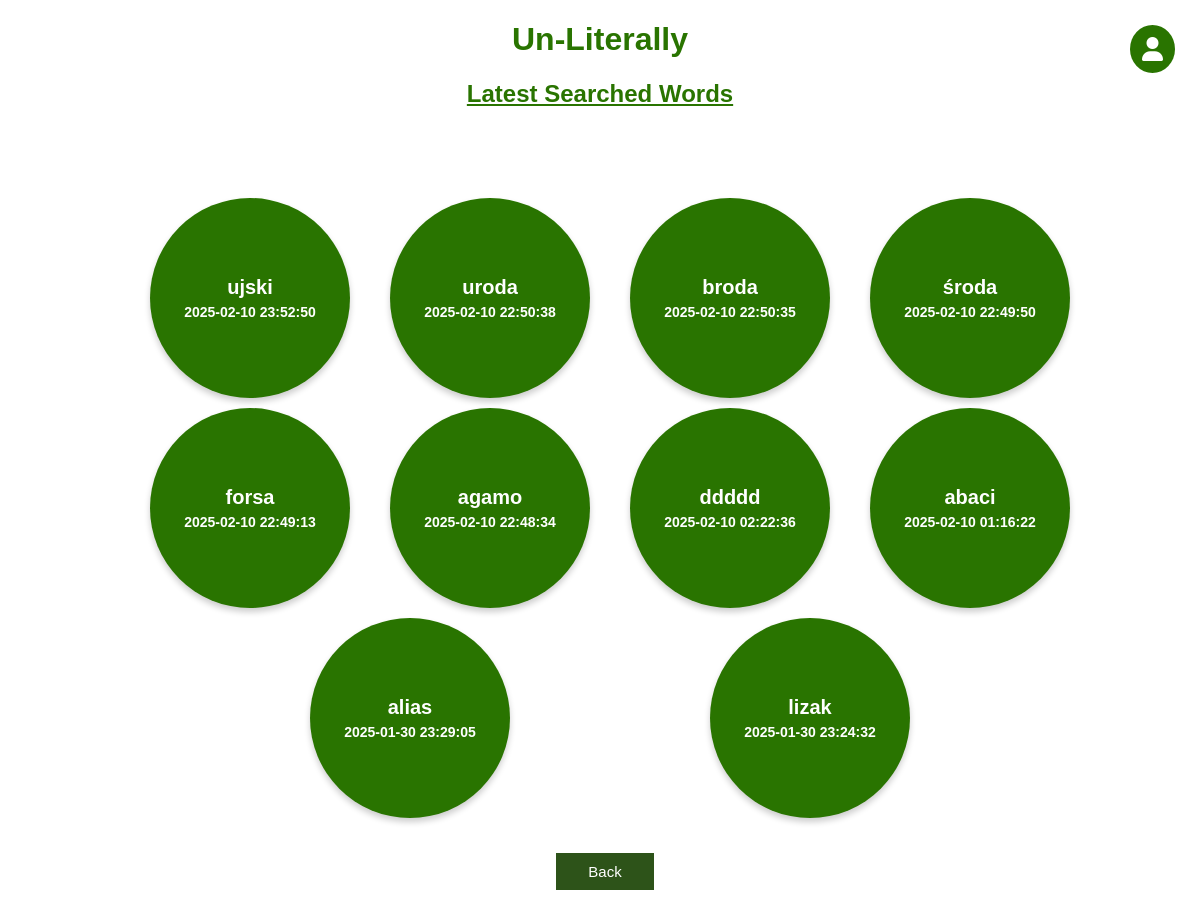
The page /top_10_latest_searched (signed in) on the database its author committed.
### app.py (models this page shows, shortened)
class Word(db.Model):
    id = db.Column(db.Integer, primary_key=True)
    content = db.Column(db.String(5), nullable=False, unique=True) # the word to be exact
    searched = db.Column(db.Integer, nullable=False)
    definition = db.Column(db.String(50000), nullable=True)
    last_search = db.Column(db.DateTime, nullable=True)
    last_as_word_of_the_day = db.Column(db.DateTime, nullable=True)
    last_as_word_of_literally = db.Column(db.DateTime, nullable=True)
    source = db.Column(db.String(500), nullable=False)
    added_by = db.Column(db.String(500), nullable=False)

### app.py (the view)
@app.route('/top_10_latest_searched')
@login_required
def top_10_latest_searched():
    if current_user.role_id != 3:
        try:
            column = request.args.get('column', 'LS')
            title = request.args.get('title', 'Latest Searched Words')
            result = get_latest(column=column)
            sorted_words = sorted(result, key=lambda x: x['last_search'], reverse=True)
            return render_template('bubbles.html', words=sorted_words, title=title, previous_page='bubble', column=column)
        except Exception as e:
            title = 'There was an issue dispaying plot'
            log_events(flag='ER?', title=title, description=e)
            return render_template('error_page.html', message=title)
    else:
        title = 'permission to see analysis module'
        log_events(flag='ER!', title=f'No {title}', description=None)
        return render_template('error_page.html', message=f'You dont have {title}')

### app.py (called while the page is built)
@login_manager.user_loader
def load_user(user_id):
    return User.query.get(user_id)

### templates/bubbles.html (shortened to what this page needs)
{% extends 'base.html' %}
{% block head %}
<link rel="stylesheet" href="https://cdnjs.cloudflare.com/ajax/libs/font-awesome/6.0.0-beta3/css/all.min.css">
{% endblock %}
{% block body %}
<div class="name">
    <h1 style="text-align: center; color: #297400; font-family: Arial; font-weight: bold;">Un-Literally</h1>
    <h2 style="text-align: center; color: #297400; text-decoration: underline; font-family: Arial; font-weight: bold;">{{ title }}</h2>
</div>
<div class="container_column">
    <div class="circle-container">
        {% for word in words %}
        <div class="circle-wrapper">
            <a href="/show/word_{{ word['id'] }}/{{ previous_page }}"></a>
            <div class="circle">
                <div class="content">{{ word['content'] }}</div>
                {% if column == 'LS' %}
                    <div class="date">{{ word['last_search'].strftime("%Y-%m-%d %H:%M:%S") }}</div>
                {% elif column == 'LWL' %}
                    <div class="date">{{ word['last_as_word_of_literally'].strftime("%Y-%m-%d %H:%M:%S") }}</div>
                {% elif column == 'LWD' %}
                    <div class="date">{{ word['last_as_word_of_the_day'].strftime("%Y-%m-%d %H:%M:%S") }}</div>
                {% endif %}
            </div>
        </div>
        {% endfor %}
    </div>
</div>
<div class="container_column">
    <button class="back_button" onclick="window.location='/analysis_bubbles_menu'" style="margin-left: 10px; margin-top: 25px;">Back</button>
</div>
<div class="user-dropdown-container">
    <button class="user-icon" onclick="toggleDropdown()">
        <i class="fas fa-user"></i>
    </button>
</div>
{% endblock %}

### templates/base.html (shortened to what this page needs)
<!DOCTYPE html>
<html lang="en">
    <head>
        <link rel="stylesheet" href="{{ url_for('static', filename='css/main.css') }}">
        {% block head %}{% endblock %}
    </head>
    <body>
        {% block body %}{% endblock %}
    </body>
</html>

### static/css/main.css (style rules this page uses)
body, html { margin: 0; font-family: sans-serif; background-color: #FFFFFF; }
.name { margin: 0 auto; width: 400px; }
.container_column { max-width: 800px; margin: auto; padding: 20px; display: flex; flex-wrap: wrap; justify-content: center; }
.back_button { background-color: #2d5319; border: none; color: white; padding: 10px 32px; text-align: center; text-decoration: none; display: inline-block; font-size: 15px; margin: 7px 0px 0px 0px; cursor: pointer; }
.container_column { display: flex; flex-direction: column; align-items: center; padding: 20px; margin: auto; max-width: 1000px; width: 90%; box-sizing: border-box; }
button { padding: 10px 20px; font-size: 16px; border: none; cursor: pointer; transition: background-color 0.3s; }
button, input[type="submit"] { padding: 15px 40px; font-size: 18px; border: none; cursor: pointer; transition: background-color 0.3s; }
.user-dropdown-container { position: absolute; top: 25px; right: 25px; }
.user-icon { background-color: #297400; color: white; border: none; padding: 12px; border-radius: 50%; font-size: 24px; cursor: pointer; display: flex; align-items: center; justify-content: center; }

### templates/bubbles.html (style rules this page uses)
.circle-container { display: flex; flex-wrap: wrap; justify-content: space-evenly; gap: 30px; margin-top: 20px; margin-bottom: 20px; }
.circle-wrapper { position: relative; width: 180px; height: 180px; }
.circle { width: 100%; height: 100%; border-radius: 50%; background-color: #297400; color: white; display: flex; flex-direction: column; justify-content: center; align-items: center; font-size: 16px; font-weight: bold; text-align: center; padding: 10px; box-shadow: 0px 4px 6px rgba(0, 0, 0, 0.2); transition: transform 0.3s ease-in-out; cursor: pointer; position: relative; z-index: 1; }
.circle-wrapper a { position: absolute; top: 0; left: 0; right: 0; bottom: 0; display: block; z-index: 2; }
.circle:nth-child(even) { margin-top: 30px; }
.circle .content { font-size: 20px; font-weight: bold; margin-bottom: 5px; }
.circle .date { font-size: 14px; }
a { text-decoration: none; }

### rows shown on the page
Word: content "broda", last_search "2025-02-10 22:50:35"
Word: content "agamo", last_search "2025-02-10 22:48:34"
Word: content "abaci", last_search "2025-02-10 01:16:22"
Word: content "alias", last_search "2025-01-30 23:29:05"

### other values the page prints
{{ title }} "Latest Searched Words"
{{ word['content'] }} "ujski" "uroda" "środa" "forsa" "ddddd" "lizak"
{{ word['last_search'].strftime("%Y-%m-%d %H:%M:%S") }} "2025-02-10 23:52:50" "2025-02-10 22:50:38" "2025-02-10 22:49:50" "2025-02-10 22:49:13" "2025-02-10 02:22:36" "2025-01-30 23:24:32"
